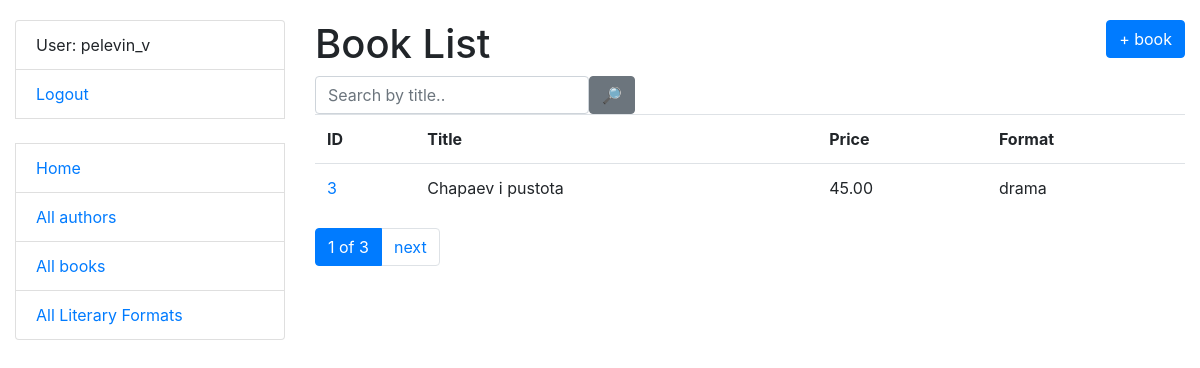
/catalog/books/ (signed in), run on the app's committed database.
### catalog/models.py (models this page shows, shortened)
class Author(AbstractUser):
    pseudonym = models.CharField(max_length=63, null=True, blank=True)
    class Meta:
        ordering = ["username"]

class Book(models.Model):
    title = models.CharField(max_length=255)
    price = models.DecimalField(max_digits=7, decimal_places=2)
    format = models.ForeignKey(LiteraryFormat, on_delete=models.CASCADE, related_name="books")
    authors = models.ManyToManyField(settings.AUTH_USER_MODEL, related_name="books")
    class Meta:
        ordering = ["title"]
    def get_absolute_url(self):
        return reverse("catalog:book-detail", args=[str(self.id)])

class LiteraryFormat(models.Model):
    name = models.CharField(max_length=255)
    class Meta:
        ordering = ["name"]
    def __str__(self):
        return self.name

### catalog/views.py (the view)
# urls.py: path("books/", BookListView.as_view(), name="book-list"),
class BookListView(LoginRequiredMixin, generic.ListView):
    model = Book
    queryset = Book.objects.all().select_related("format")
    paginate_by = 1
    def get_context_data(self, *, object_list=None, **kwargs):
        context = super(BookListView, self).get_context_data(**kwargs)
        title = self.request.GET.get("title", "")
        context["search_form"] = BookSearchForm(initial={
            "title": title
        })
        return context
    def get_queryset(self):
        form = BookSearchForm(self.request.GET)
        if form.is_valid():
            return self.queryset.filter(
                title__icontains=form.cleaned_data["title"]
            )
        return self.queryset

### catalog/forms.py
class BookSearchForm(forms.Form):
    title = forms.CharField(
        max_length=255,
        required=False,
        label="",
        widget=forms.TextInput(attrs={"placeholder": "Search by title.."})
    )

### catalog/templatetags/query_transform.py (called while the page is built)
@register.simple_tag
def query_transform(request, **kwargs):
    updated = request.GET.copy()
    for k, v in kwargs.items():
        if v is not None:
            updated[k] = v
        else:
            updated.pop(k, 0)
    return updated.urlencode()

### templates/catalog/book_list.html
{% extends "base.html" %}
{% load crispy_forms_filters %}
{% block content %}
    <h1>
      Book List
      <a style="float: right" class="btn btn-primary" href="{% url 'catalog:book-create' %}">+ book</a>
    </h1>
  <form action="" method="get" class="form-inline">
    {{ search_form|crispy }}
    <input class="btn btn-secondary" type="submit" value="🔎">
  </form>
    {% if book_list %}
      <table class="table">
        <tr>
          <th>ID</th>
          <th>Title</th>
          <th>Price</th>
          <th>Format</th>
        </tr>
        {% for book in book_list %}
          <tr>
            <td>
              <a href="{{ book.get_absolute_url }}">{{ book.id }}</a>
            </td>
            <td>{{ book.title }}</td>
            <td>{{ book.price }}</td>
            <td>{{ book.format }}</td>
          </tr>
        {% endfor %}
      </table>
    {% else %}
      <p>There are no literary formats in library</p>
    {% endif %}
{% endblock %}

### templates/includes/sidebar.html
<ul class="sidebar-nav list-group">
  {% if user.is_authenticated %}
    <li class="list-group-item">User: {{ user.username }}</li>
    <li class="list-group-item"><a href="{% url 'logout' %}">Logout</a></li>
  {% else %}
    <li class="list-group-item"><a href="{% url 'login' %}">login</a></li>
  {% endif %}
  <br>
  <li class="list-group-item"><a href="{% url 'catalog:index' %}">Home</a></li>
  <li class="list-group-item"><a href="{% url 'catalog:author-list' %}">All authors</a></li>
  <li class="list-group-item"><a href="{% url 'catalog:book-list' %}">All books</a></li>
  <li class="list-group-item"><a href="{% url 'catalog:literary-format-list'%}">All Literary Formats</a></li>
</ul>

### static/css/styles.css (style rules this page uses)
body { margin-top: 20px; }
.sidebar-nav { padding: 0; list-style: none; }

### data on the page
Author: username "pelevin_v"
Book: id "3", title "Chapaev i pustota", price "45.00", format "drama"

### other printed values
{{ page_obj.number }} "1"
{{ paginator.num_pages }} "3"
